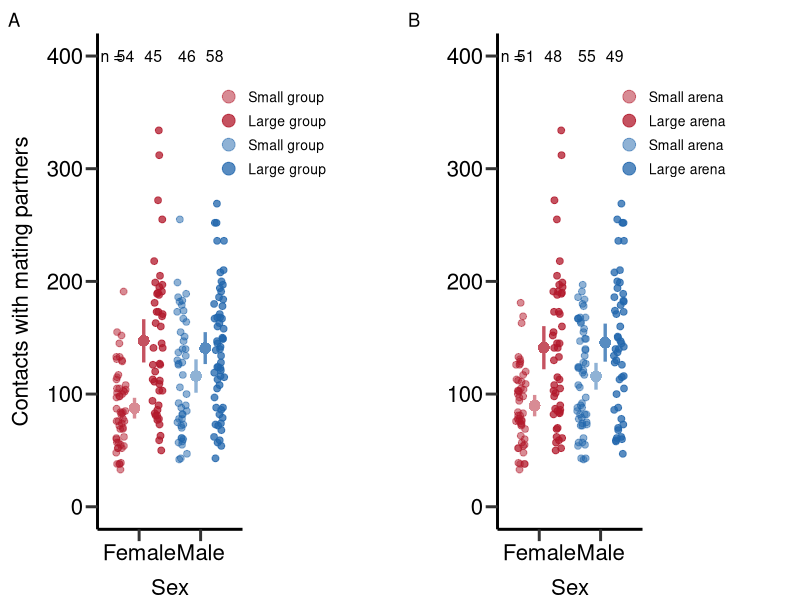

This chart was generated by the following R code:
## ---- chunk 1
rm(list = ls()) # Clear work environment

# Load R-packages ####
list_of_packages=cbind('ggeffects','ggplot2','gridExtra','lme4','lmerTest','readr','dplyr','EnvStats','cowplot','gridGraphics','car','RColorBrewer','boot','data.table','base','ICC','knitr')
lapply(list_of_packages, require, character.only = TRUE) 

# Load data set ####
D_data=read_delim("./data/Data_Winkler_et_al_2023_Denstiy.csv",";", escape_double = FALSE, trim_ws = TRUE)

# Set factors and levels for factors
D_data$Week=as.factor(D_data$Week)
D_data$Sex=as.factor(D_data$Sex)
D_data$Gr_size=as.factor(D_data$Gr_size)
D_data$Gr_size <- factor(D_data$Gr_size, levels=c("SG","LG"))
D_data$Arena=as.factor(D_data$Arena)

## Subset data set ####
### Data according to denstiy ####
D_data_0.26=D_data[D_data$Treatment=='D = 0.26',]
D_data_0.52=D_data[D_data$Treatment=='D = 0.52',]
D_data_0.67=D_data[D_data$Treatment=='D = 0.67',]
D_data_1.33=D_data[D_data$Treatment=='D = 1.33',]

### Subset data by sex ####
D_data_m=D_data[D_data$Sex=='M',]
D_data_f=D_data[D_data$Sex=='F',]

### Calculate data relativized within treatment and sex ####
# Small group + large Area
D_data_0.26=D_data[D_data$Treatment=='D = 0.26',]

D_data_0.26$rel_m_RS=NA
D_data_0.26$rel_m_prop_RS=NA
D_data_0.26$rel_m_cMS=NA
D_data_0.26$rel_m_InSuc=NA
D_data_0.26$rel_m_feSuc=NA
D_data_0.26$rel_m_pFec=NA
D_data_0.26$rel_m_PS=NA
D_data_0.26$rel_m_pFec_compl=NA

D_data_0.26$rel_f_RS=NA
D_data_0.26$rel_f_prop_RS=NA
D_data_0.26$rel_f_cMS=NA
D_data_0.26$rel_f_fec_pMate=NA

D_data_0.26$rel_m_RS=D_data_0.26$m_RS/mean(D_data_0.26$m_RS,na.rm=T)
D_data_0.26$rel_m_prop_RS=D_data_0.26$m_prop_RS/mean(D_data_0.26$m_prop_RS,na.rm=T)
D_data_0.26$rel_m_cMS=D_data_0.26$m_cMS/mean(D_data_0.26$m_cMS,na.rm=T)
D_data_0.26$rel_m_InSuc=D_data_0.26$m_InSuc/mean(D_data_0.26$m_InSuc,na.rm=T)
D_data_0.26$rel_m_feSuc=D_data_0.26$m_feSuc/mean(D_data_0.26$m_feSuc,na.rm=T)
D_data_0.26$rel_m_pFec=D_data_0.26$m_pFec/mean(D_data_0.26$m_pFec,na.rm=T)
D_data_0.26$rel_m_PS=D_data_0.26$m_PS/mean(D_data_0.26$m_PS,na.rm=T)
D_data_0.26$rel_m_pFec_compl=D_data_0.26$m_pFec_compl/mean(D_data_0.26$m_pFec_compl,na.rm=T)

D_data_0.26$rel_f_RS=D_data_0.26$f_RS/mean(D_data_0.26$f_RS,na.rm=T)
D_data_0.26$rel_f_prop_RS=D_data_0.26$f_prop_RS/mean(D_data_0.26$f_prop_RS,na.rm=T)
D_data_0.26$rel_f_cMS=D_data_0.26$f_cMS/mean(D_data_0.26$f_cMS,na.rm=T)
D_data_0.26$rel_f_fec_pMate=D_data_0.26$f_fec_pMate/mean(D_data_0.26$f_fec_pMate,na.rm=T)

# Large group + large Area
D_data_0.52=D_data[D_data$Treatment=='D = 0.52',]
#Relativize data

D_data_0.52$rel_m_RS=NA
D_data_0.52$rel_m_prop_RS=NA
D_data_0.52$rel_m_cMS=NA
D_data_0.52$rel_m_InSuc=NA
D_data_0.52$rel_m_feSuc=NA
D_data_0.52$rel_m_pFec=NA
D_data_0.52$rel_m_PS=NA
D_data_0.52$rel_m_pFec_compl=NA

D_data_0.52$rel_f_RS=NA
D_data_0.52$rel_f_prop_RS=NA
D_data_0.52$rel_f_cMS=NA
D_data_0.52$rel_f_fec_pMate=NA

D_data_0.52$rel_m_RS=D_data_0.52$m_RS/mean(D_data_0.52$m_RS,na.rm=T)
D_data_0.52$rel_m_prop_RS=D_data_0.52$m_prop_RS/mean(D_data_0.52$m_prop_RS,na.rm=T)
D_data_0.52$rel_m_cMS=D_data_0.52$m_cMS/mean(D_data_0.52$m_cMS,na.rm=T)
D_data_0.52$rel_m_InSuc=D_data_0.52$m_InSuc/mean(D_data_0.52$m_InSuc,na.rm=T)
D_data_0.52$rel_m_feSuc=D_data_0.52$m_feSuc/mean(D_data_0.52$m_feSuc,na.rm=T)
D_data_0.52$rel_m_pFec=D_data_0.52$m_pFec/mean(D_data_0.52$m_pFec,na.rm=T)
D_data_0.52$rel_m_PS=D_data_0.52$m_PS/mean(D_data_0.52$m_PS,na.rm=T)
D_data_0.52$rel_m_pFec_compl=D_data_0.52$m_pFec_compl/mean(D_data_0.52$m_pFec_compl,na.rm=T)

D_data_0.52$rel_f_RS=D_data_0.52$f_RS/mean(D_data_0.52$f_RS,na.rm=T)
D_data_0.52$rel_f_prop_RS=D_data_0.52$f_prop_RS/mean(D_data_0.52$f_prop_RS,na.rm=T)
D_data_0.52$rel_f_cMS=D_data_0.52$f_cMS/mean(D_data_0.52$f_cMS,na.rm=T)
D_data_0.52$rel_f_fec_pMate=D_data_0.52$f_fec_pMate/mean(D_data_0.52$f_fec_pMate,na.rm=T)

# Small group + small Area
D_data_0.67=D_data[D_data$Treatment=='D = 0.67',]
#Relativize data
D_data_0.67$rel_m_RS=NA
D_data_0.67$rel_m_prop_RS=NA
D_data_0.67$rel_m_cMS=NA
D_data_0.67$rel_m_InSuc=NA
D_data_0.67$rel_m_feSuc=NA
D_data_0.67$rel_m_pFec=NA
D_data_0.67$rel_m_PS=NA
D_data_0.67$rel_m_pFec_compl=NA

D_data_0.67$rel_f_RS=NA
D_data_0.67$rel_f_prop_RS=NA
D_data_0.67$rel_f_cMS=NA
D_data_0.67$rel_f_fec_pMate=NA

D_data_0.67$rel_m_RS=D_data_0.67$m_RS/mean(D_data_0.67$m_RS,na.rm=T)
D_data_0.67$rel_m_prop_RS=D_data_0.67$m_prop_RS/mean(D_data_0.67$m_prop_RS,na.rm=T)
D_data_0.67$rel_m_cMS=D_data_0.67$m_cMS/mean(D_data_0.67$m_cMS,na.rm=T)
D_data_0.67$rel_m_InSuc=D_data_0.67$m_InSuc/mean(D_data_0.67$m_InSuc,na.rm=T)
D_data_0.67$rel_m_feSuc=D_data_0.67$m_feSuc/mean(D_data_0.67$m_feSuc,na.rm=T)
D_data_0.67$rel_m_pFec=D_data_0.67$m_pFec/mean(D_data_0.67$m_pFec,na.rm=T)
D_data_0.67$rel_m_PS=D_data_0.67$m_PS/mean(D_data_0.67$m_PS,na.rm=T)
D_data_0.67$rel_m_pFec_compl=D_data_0.67$m_pFec_compl/mean(D_data_0.67$m_pFec_compl,na.rm=T)

D_data_0.67$rel_f_RS=D_data_0.67$f_RS/mean(D_data_0.67$f_RS,na.rm=T)
D_data_0.67$rel_f_prop_RS=D_data_0.67$f_prop_RS/mean(D_data_0.67$f_prop_RS,na.rm=T)
D_data_0.67$rel_f_cMS=D_data_0.67$f_cMS/mean(D_data_0.67$f_cMS,na.rm=T)
D_data_0.67$rel_f_fec_pMate=D_data_0.67$f_fec_pMate/mean(D_data_0.67$f_fec_pMate,na.rm=T)

# Large group + small Area
D_data_1.33=D_data[D_data$Treatment=='D = 1.33',]
#Relativize data

D_data_1.33$rel_m_RS=NA
D_data_1.33$rel_m_prop_RS=NA
D_data_1.33$rel_m_cMS=NA
D_data_1.33$rel_m_InSuc=NA
D_data_1.33$rel_m_feSuc=NA
D_data_1.33$rel_m_pFec=NA
D_data_1.33$rel_m_PS=NA
D_data_1.33$rel_m_pFec_compl=NA

D_data_1.33$rel_f_RS=NA
D_data_1.33$rel_f_prop_RS=NA
D_data_1.33$rel_f_cMS=NA
D_data_1.33$rel_f_fec_pMate=NA

D_data_1.33$rel_m_RS=D_data_1.33$m_RS/mean(D_data_1.33$m_RS,na.rm=T)
D_data_1.33$rel_m_prop_RS=D_data_1.33$m_prop_RS/mean(D_data_1.33$m_prop_RS,na.rm=T)
D_data_1.33$rel_m_cMS=D_data_1.33$m_cMS/mean(D_data_1.33$m_cMS,na.rm=T)
D_data_1.33$rel_m_InSuc=D_data_1.33$m_InSuc/mean(D_data_1.33$m_InSuc,na.rm=T)
D_data_1.33$rel_m_feSuc=D_data_1.33$m_feSuc/mean(D_data_1.33$m_feSuc,na.rm=T)
D_data_1.33$rel_m_pFec=D_data_1.33$m_pFec/mean(D_data_1.33$m_pFec,na.rm=T)
D_data_1.33$rel_m_PS=D_data_1.33$m_PS/mean(D_data_1.33$m_PS,na.rm=T)
D_data_1.33$rel_m_pFec_compl=D_data_1.33$m_pFec_compl/mean(D_data_1.33$m_pFec_compl,na.rm=T)

D_data_1.33$rel_f_RS=D_data_1.33$f_RS/mean(D_data_1.33$f_RS,na.rm=T)
D_data_1.33$rel_f_prop_RS=D_data_1.33$f_prop_RS/mean(D_data_1.33$f_prop_RS,na.rm=T)
D_data_1.33$rel_f_cMS=D_data_1.33$f_cMS/mean(D_data_1.33$f_cMS,na.rm=T)
D_data_1.33$rel_f_fec_pMate=D_data_1.33$f_fec_pMate/mean(D_data_1.33$f_fec_pMate,na.rm=T)

### Reduce treatments to arena and population size ####
# Arena size
D_data_Large_arena=rbind(D_data_0.26,D_data_0.52)
D_data_Small_arena=rbind(D_data_0.67,D_data_1.33)

# Population size
D_data_Small_pop=rbind(D_data_0.26,D_data_0.67)
D_data_Large_pop=rbind(D_data_0.52,D_data_1.33)

## Set figure schemes ####
# Set color-sets for figures
colpal=brewer.pal(4, 'Dark2')
colpal2=c("#b2182b","#2166AC")
colpal3=brewer.pal(4, 'Paired')

# Set theme for ggplot2 figures
fig_theme=theme(panel.border = element_blank(),
                plot.margin = margin(0,2.2,0,0.2,"cm"),
                plot.title = element_text(hjust = 0.5),
                panel.background = element_blank(),
                legend.key=element_blank(),
                panel.grid.major = element_blank(),
                panel.grid.minor = element_blank(), 
                legend.position = c(1.25, 0.8),
                plot.tag.position=c(0.01,0.98),
                legend.title = element_blank(),
                legend.text = element_text(colour="black", size=10),
                axis.line.x = element_line(colour = "black", size = 1),
                axis.line.y = element_line(colour = "black", size = 1),
                axis.text.x = element_text(face="plain", color="black", size=16, angle=0),
                axis.text.y = element_text(face="plain", color="black", size=16, angle=0),
                axis.title.x = element_text(size=16,face="plain", margin = margin(r=0,10,0,0)),
                axis.title.y = element_text(size=16,face="plain", margin = margin(r=10,0,0,0)),
                axis.ticks = element_line(size = 1),
                axis.ticks.length = unit(.3, "cm"))

## Create customized functions for analysis ####
# Create function to calculate standard error and upper/lower standard deviation
standard_error <- function(x) sd(x,na.rm=T) / sqrt(length(na.exclude(x)))
upper_CI <- function(x) mean(x,na.rm=T)+((standard_error(x))*qnorm(0.975))
lower_CI <- function(x) mean(x,na.rm=T)-((standard_error(x))*qnorm(0.975))

upper_SD <- function(x) mean(x,na.rm=T)+(sd(x)/2)
lower_SD <- function(x) mean(x,na.rm=T)-(sd(x)/2)
## ---- chunk 2
mean(D_data_m$N_contact_WT[D_data_m$Gr_size=='SG'],na.rm=T)
standard_error(D_data_m$N_contact_WT[D_data_m$Gr_size=='SG'])
## ---- chunk 3
mean(D_data_m$N_contact_WT[D_data_m$Gr_size=='LG'],na.rm=T)
standard_error(D_data_m$N_contact_WT[D_data_m$Gr_size=='LG'])
## ---- chunk 4
mean(D_data_m$N_contact_WT[D_data_m$Arena=='Large'],na.rm=T)
standard_error(D_data_m$N_contact_WT[D_data_m$Arena=='Large'])
## ---- chunk 5
mean(D_data_m$N_contact_WT[D_data_m$Arena=='Small'],na.rm=T)
standard_error(D_data_m$N_contact_WT[D_data_m$Arena=='Small'])
## ---- chunk 6
mod1=glm((as.numeric(N_contact_WT))~Gr_size*Arena,data=D_data_m,family = quasipoisson) # GLM for treatment effect on contact rates of males
summary(mod1)
Anova(mod1,type=2) # Compute p-values via type 2 ANOVA
## ---- chunk 7
tab1=as.data.frame(round(p.adjust(c(0.0021530,0.0004615,0.2541364), method = 'fdr'),digits=3),row.names=cbind('Group size','Arena size', 'Interaction'))
colnames(tab1)<-cbind('P-value')
tab1
## ---- chunk 8
mean(D_data_f$N_contact_WT[D_data_f$Gr_size=='SG'],na.rm=T)
standard_error(D_data_f$N_contact_WT[D_data_f$Gr_size=='SG'])
## ---- chunk 9
mean(D_data_f$N_contact_WT[D_data_f$Gr_size=='LG'],na.rm=T)
standard_error(D_data_f$N_contact_WT[D_data_f$Gr_size=='LG'])
## ---- chunk 10
mean(D_data_f$N_contact_WT[D_data_f$Arena=='Large'],na.rm=T)
standard_error(D_data_f$N_contact_WT[D_data_f$Arena=='Large'])
## ---- chunk 11
mean(D_data_f$N_contact_WT[D_data_f$Arena=='Small'],na.rm=T)
standard_error(D_data_f$N_contact_WT[D_data_f$Arena=='Small'])
## ---- chunk 12
mod2=glm((as.numeric(N_contact_WT))~Gr_size*Arena,data=D_data_f,family = quasipoisson) # GLM for treatment effect on contact rates of females
summary(mod2)
Anova(mod2,type=2) # Compute p-values via type 2 ANOVA
## ---- chunk 13
tab2=as.data.frame(round(p.adjust(c(2.432e-09, 1.084e-06,0.1754), method = 'fdr'),digits=3),row.names=cbind('Group size','Arena size', 'Interaction'))
colnames(tab2)<-cbind('P-value')
tab2
## ---- chunk 14
## Plot contact rates (Figure S1) ####
# Create factor for treatment categories
D_data$TreatCgroup <- factor(paste(D_data$Sex,D_data$Gr_size,  sep=" "), levels = c("F SG", "F LG", "M SG",'M LG'))

p1=ggplot(D_data, aes(x=Sex, y=as.numeric(N_contact_WT),fill=TreatCgroup, col=TreatCgroup,alpha=TreatCgroup)) +
   geom_point(position=position_jitterdodge(jitter.width=0.5,jitter.height = 0,dodge.width=1.2),shape=19, size = 2)+
  stat_summary(fun.min =lower_CI ,
               fun.max = upper_CI ,fun = mean,
               position=position_dodge2(0.3),col=c("#b2182b","#b2182b","#2166AC","#2166AC"),alpha=c(0.5,0.75,0.5,0.75),show.legend = F, linewidth = 1.15)+
  stat_summary(fun = mean,
               position=position_dodge2(0.3), size = 1,col=c("white","white","white","white"),alpha=c(1,1,1,1),show.legend = F, stroke = 0,linewidth = 1.2)+
  stat_summary(fun = mean,
               position=position_dodge2(0.3), size = 1,col=c("#b2182b","#b2182b","#2166AC","#2166AC"),alpha=c(0.5,0.75,0.5,0.75),show.legend = F, stroke = 0,linewidth = 1.2)+
  scale_color_manual(values=c(colpal2[1],colpal2[1],colpal2[2],colpal2[2]),name = "Treatment", labels = c('Small group','Large group','Small group','Large group'))+
  scale_fill_manual(values=c(colpal2[1],colpal2[1],colpal2[2],colpal2[2]),name = "Treatment", labels = c('Small group','Large group','Small group','Large group'))+
  scale_alpha_manual(values=c(0.5,0.75,0.5,0.75),name = "Treatment", labels = c('Small group','Large group','Small group','Large group'))+
  xlab('Sex')+ylab("Contacts with mating partners")+ggtitle('')+ theme(plot.title = element_text(hjust = 0.5))+
  scale_x_discrete(labels = c('Female','Male'),drop=FALSE)+ylim(0,400)+labs(tag = "A")+
  annotate("text",label='n =',x=0.55,y=400,size=4)+
  annotate("text",label='54',x=0.78,y=400,size=4)+
  annotate("text",label='45',x=1.23,y=400,size=4)+
  annotate("text",label='46',x=1.78,y=400,size=4)+
  annotate("text",label='58',x=2.23,y=400,size=4)+
  guides(colour = guide_legend(override.aes = list(size=4)))+
  fig_theme+theme( legend.position = c(1.2, 0.8))

# Create factor for treatment categories
D_data$TreatCarena <- factor(paste(D_data$Sex,D_data$Arena,  sep=" "), levels = c("F Large", "F Small", "M Large",'M Small'))

p2=ggplot(D_data, aes(x=Sex, y=as.numeric(N_contact_WT),fill=TreatCarena, col=TreatCarena,alpha=TreatCarena)) +
  geom_point(position=position_jitterdodge(jitter.width=0.5,jitter.height = 0,dodge.width=1.2),shape=19, size = 2)+
  stat_summary(fun.min =lower_CI ,
               fun.max = upper_CI ,fun = mean,
               position=position_dodge2(0.3),col=c("#b2182b","#b2182b","#2166AC","#2166AC"),alpha=c(0.5,0.75,0.5,0.75),show.legend = F, linewidth = 1.15)+
  stat_summary(fun = mean,
               position=position_dodge2(0.3), size = 1,col=c("white","white","white","white"),alpha=c(1,1,1,1),show.legend = F, stroke = 0,linewidth = 1.2)+
  stat_summary(fun = mean,
               position=position_dodge2(0.3), size = 1,col=c("#b2182b","#b2182b","#2166AC","#2166AC"),alpha=c(0.5,0.75,0.5,0.75),show.legend = F, stroke = 0,linewidth = 1.2)+
  scale_color_manual(values=c(colpal2[1],colpal2[1],colpal2[2],colpal2[2]),name = "Treatment", labels = c('Small arena','Large arena','Small arena','Large arena'))+
  scale_fill_manual(values=c(colpal2[1],colpal2[1],colpal2[2],colpal2[2]),name = "Treatment", labels = c('Small arena','Large arena','Small arena','Large arena'))+
  scale_alpha_manual(values=c(0.5,0.75,0.5,0.75),name = "Treatment", labels = c('Small arena','Large arena','Small arena','Large arena'))+
  xlab('Sex')+ylab("")+ggtitle('')+ theme(plot.title = element_text(hjust = 0.5))+
  scale_x_discrete(labels = c('Female','Male'),drop=FALSE)+ylim(0,400)+labs(tag = "B")+
  annotate("text",label='n =',x=0.55,y=400,size=4)+
  annotate("text",label='51',x=0.78,y=400,size=4)+
  annotate("text",label='48',x=1.23,y=400,size=4)+
  annotate("text",label='55',x=1.78,y=400,size=4)+
  annotate("text",label='49',x=2.23,y=400,size=4)+
  guides(colour = guide_legend(override.aes = list(size=4)))+
  fig_theme+theme( legend.position = c(1.2, 0.8))

# Arrange figures
Figure_S1<-grid.arrange(grobs = list(p1+theme(plot.margin = unit(c(0.2,4,0,0.3), "cm")),p2+theme(plot.margin = unit(c(0.2,4,0,0.3), "cm"))), nrow = 1,ncol=2, widths=c(2.3, 2.3))
Figure_S1<-plot_grid(Figure_S1, ncol=1, rel_heights=c(0.1, 1))
## ---- chunk 15
## Bootstrapping the variance in contact rates ####
# Male
# Large group size

D_data_Large_pop_M_Contact_n <-as.vector(D_data_Large_pop$N_contact_WT[D_data_Large_pop$Sex=='M'])
c <- function(d, i){
  d2 <- d[i]
  return(sd(d2, na.rm=TRUE)/mean(d2, na.rm=TRUE))
}
Large_pop_M_Contact_bootvar <- boot(D_data_Large_pop_M_Contact_n, c, R=10000)

# Small group size
D_data_Small_pop_M_Contact_n <-as.vector(D_data_Small_pop$N_contact_WT[D_data_Large_pop$Sex=='M'])

Small_pop_M_Contact_bootvar <- boot(D_data_Small_pop_M_Contact_n, c, R=10000)

# Large arena
D_data_Large_arena_M_Contact_n <-as.vector(D_data_Large_arena$N_contact_WT[D_data_Large_pop$Sex=='M'])

Large_arena_M_Contact_bootvar <- boot(D_data_Large_arena_M_Contact_n, c, R=10000)

# Small arena  
D_data_Small_arena_M_Contact_n <-as.vector(D_data_Small_arena$N_contact_WT[D_data_Large_pop$Sex=='M'])

Small_arena_M_Contact_bootvar <- boot(D_data_Small_arena_M_Contact_n, c, R=10000)

# Female
# Large group size
D_data_Large_pop_F_Contact_n <-as.vector(D_data_Large_pop$N_contact_WT[D_data_Large_pop$Sex=='F'])

Large_pop_F_Contact_bootvar <- boot(D_data_Large_pop_F_Contact_n, c, R=10000)

# Small group size
D_data_Small_pop_F_Contact_n <-as.vector(D_data_Small_pop$N_contact_WT[D_data_Large_pop$Sex=='F'])

Small_pop_F_Contact_bootvar <- boot(D_data_Small_pop_F_Contact_n, c, R=10000)

# Large arena
D_data_Large_arena_F_Contact_n <-as.vector(D_data_Large_arena$N_contact_WT[D_data_Large_pop$Sex=='F'])

Large_arena_F_Contact_bootvar <- boot(D_data_Large_arena_F_Contact_n, c, R=10000)

# Small arena  
D_data_Small_arena_F_Contact_n <-as.vector(D_data_Small_arena$N_contact_WT[D_data_Large_pop$Sex=='F'])

Small_arena_F_Contact_bootvar <- boot(D_data_Small_arena_F_Contact_n, c, R=10000)

# Extract data and write results table
PhenVarBoot_Table_Male_Small_pop_Contact <- as.data.frame(cbind("Male", "Small population size", "Contacts with pot. partners", as.numeric(mean(Small_pop_M_Contact_bootvar$t)), quantile(Small_pop_M_Contact_bootvar$t,.025, names = FALSE), quantile(Small_pop_M_Contact_bootvar$t,.975, names = FALSE)))
PhenVarBoot_Table_Male_Large_pop_Contact <- as.data.frame(cbind("Male", "Large population size", "Contacts with pot. partners", as.numeric(mean(Large_pop_M_Contact_bootvar$t)), quantile(Large_pop_M_Contact_bootvar$t,.025, names = FALSE), quantile(Large_pop_M_Contact_bootvar$t,.975, names = FALSE)))
PhenVarBoot_Table_Female_Small_pop_Contact <- as.data.frame(cbind("Female", "Small population size", "Contacts with pot. partners", as.numeric(mean(Small_pop_F_Contact_bootvar$t)), quantile(Small_pop_F_Contact_bootvar$t,.025, names = FALSE), quantile(Small_pop_F_Contact_bootvar$t,.975, names = FALSE)))
PhenVarBoot_Table_Female_Large_pop_Contact <- as.data.frame(cbind("Female", "Large population size", "Contacts with pot. partners", as.numeric(mean(Large_pop_F_Contact_bootvar$t)), quantile(Large_pop_F_Contact_bootvar$t,.025, names = FALSE), quantile(Large_pop_F_Contact_bootvar$t,.975, names = FALSE)))
PhenVarBoot_Table_Male_Small_arena_Contact <- as.data.frame(cbind("Male", "Small arena size", "Contacts with pot. partners", as.numeric(mean(Small_arena_M_Contact_bootvar$t)), quantile(Small_arena_M_Contact_bootvar$t,.025, names = FALSE), quantile(Small_arena_M_Contact_bootvar$t,.975, names = FALSE)))
PhenVarBoot_Table_Male_Large_arena_Contact <- as.data.frame(cbind("Male", "Large arena size", "Contacts with pot. partners", as.numeric(mean(Large_arena_M_Contact_bootvar$t)), quantile(Large_arena_M_Contact_bootvar$t,.025, names = FALSE), quantile(Large_arena_M_Contact_bootvar$t,.975, names = FALSE)))
PhenVarBoot_Table_Female_Small_arena_Contact <- as.data.frame(cbind("Female", "Small arena size", "Contacts with pot. partners", as.numeric(mean(Small_arena_F_Contact_bootvar$t)), quantile(Small_arena_F_Contact_bootvar$t,.025, names = FALSE), quantile(Small_arena_F_Contact_bootvar$t,.975, names = FALSE)))
PhenVarBoot_Table_Female_Large_arena_Contact <- as.data.frame(cbind("Female", "Large arena size", "Contacts with pot. partners", as.numeric(mean(Large_arena_F_Contact_bootvar$t)), quantile(Large_arena_F_Contact_bootvar$t,.025, names = FALSE), quantile(Large_arena_F_Contact_bootvar$t,.975, names = FALSE)))

Table_VarCont <- as.data.frame(as.matrix(rbind(PhenVarBoot_Table_Male_Small_pop_Contact,PhenVarBoot_Table_Male_Large_pop_Contact,
                                               PhenVarBoot_Table_Female_Small_pop_Contact,PhenVarBoot_Table_Female_Large_pop_Contact,
                                               PhenVarBoot_Table_Male_Small_arena_Contact,PhenVarBoot_Table_Male_Large_arena_Contact,
                                               PhenVarBoot_Table_Female_Small_arena_Contact,PhenVarBoot_Table_Female_Large_arena_Contact)))

is.table(Table_VarCont)
colnames(Table_VarCont)[1] <- "Sex"
colnames(Table_VarCont)[2] <- "Treatment"
colnames(Table_VarCont)[3] <- "Trait"
colnames(Table_VarCont)[4] <- "Variance"
colnames(Table_VarCont)[5] <- "l95_CI"
colnames(Table_VarCont)[6] <- "u95_CI"
Table_VarCont[,4]=round(as.numeric(Table_VarCont[,4]),digits=2)
Table_VarCont[,5]=round(as.numeric(Table_VarCont[,5]),digits=2)
Table_VarCont[,6]=round(as.numeric(Table_VarCont[,6]),digits=2)

rm(c) # Remove bootstrapping function
## ---- chunk 16
kable(Table_VarCont)
## ---- chunk 17
## Permutation test for treatment comparison of contact rates ####
# Male
# Group size
Treat_diff_Male_pop_Contact=c(Large_pop_M_Contact_bootvar$t)-c(Small_pop_M_Contact_bootvar$t)

t_Treat_diff_Male_pop_Contact=mean(Treat_diff_Male_pop_Contact,na.rm=TRUE)
t_Treat_diff_Male_pop_Contact_lower=quantile(Treat_diff_Male_pop_Contact,.025,na.rm=TRUE)
t_Treat_diff_Male_pop_Contact_upper=quantile(Treat_diff_Male_pop_Contact,.975,na.rm=TRUE)

#Permutation test to calculate p value
comb_data=c(D_data_Large_pop$N_contact_WT[D_data_Large_pop$Sex=='M'],D_data_Small_pop$N_contact_WT[D_data_Small_pop$Sex=='M'])

diff.observed = sd(na.omit((D_data_Large_pop$N_contact_WT[D_data_Large_pop$Sex=='M'])))/mean(na.omit((D_data_Large_pop$N_contact_WT[D_data_Large_pop$Sex=='M'])))-sd(na.omit((D_data_Small_pop$N_contact_WT[D_data_Small_pop$Sex=='M'])))/mean(na.omit((D_data_Small_pop$N_contact_WT[D_data_Small_pop$Sex=='M'])))

number_of_permutations = 100000
diff.random = NULL
for (i in 1 : number_of_permutations) {
  
  # Sample from the combined data set
  a.random = sample (na.omit(comb_data), length(c(D_data_Large_pop$N_contact_WT[D_data_Large_pop$Sex=='M'])), TRUE)
  b.random = sample (na.omit(comb_data), length(c(D_data_Small_pop$N_contact_WT[D_data_Small_pop$Sex=='M'])), TRUE)
  
  # Null (permuated) difference
  diff.random[i] =  sd(na.omit(a.random))/mean(na.omit(a.random))-sd(na.omit(b.random))/mean(na.omit(b.random))
}

# P-value is the fraction of how many times the permuted difference is equal or more extreme than the observed difference

t_Treat_diff_Male_pop_Contact_p = sum(abs(diff.random) >= as.numeric(abs(diff.observed)))/   number_of_permutations

# Arena
Treat_diff_Male_arena_Contact=c(Small_arena_M_Contact_bootvar$t)-c(Large_arena_M_Contact_bootvar$t)

t_Treat_diff_Male_arena_Contact=mean(Treat_diff_Male_arena_Contact,na.rm=TRUE)
t_Treat_diff_Male_arena_Contact_lower=quantile(Treat_diff_Male_arena_Contact,.025,na.rm=TRUE)
t_Treat_diff_Male_arena_Contact_upper=quantile(Treat_diff_Male_arena_Contact,.975,na.rm=TRUE)

#Permutation test to calculate p value
comb_data=c(D_data_Large_arena$N_contact_WT[D_data_Large_arena$Sex=='M'],D_data_Small_arena$N_contact_WT[D_data_Small_arena$Sex=='M'])

diff.observed = sd(na.omit((D_data_Small_arena$N_contact_WT[D_data_Small_arena$Sex=='M'])))/mean(na.omit((D_data_Small_arena$N_contact_WT[D_data_Small_arena$Sex=='M'])))-sd(na.omit((D_data_Large_arena$N_contact_WT[D_data_Large_arena$Sex=='M'])))/mean(na.omit((D_data_Large_arena$N_contact_WT[D_data_Large_arena$Sex=='M']))) 

number_of_permutations = 100000
diff.random = NULL
for (i in 1 : number_of_permutations) {
  
  # Sample from the combined data set
  b.random = sample (na.omit(comb_data), length(c(D_data_Large_arena$N_contact_WT[D_data_Large_arena$Sex=='M'])), TRUE)
  a.random = sample (na.omit(comb_data), length(c(D_data_Small_arena$N_contact_WT[D_data_Small_arena$Sex=='M'])), TRUE)
  
  # Null (permuated) difference
  diff.random[i] =  sd(na.omit(a.random))/mean(na.omit(a.random))-sd(na.omit(b.random))/mean(na.omit(b.random))
}

t_Treat_diff_Male_arena_Contact_p = sum(abs(diff.random) >= as.numeric(abs(diff.observed)))/   number_of_permutations

# Female
# Group size
Treat_diff_Female_pop_Contact=c(Large_pop_F_Contact_bootvar$t)-c(Small_pop_F_Contact_bootvar$t)

t_Treat_diff_Female_pop_Contact=mean(Treat_diff_Female_pop_Contact,na.rm=TRUE)
t_Treat_diff_Female_pop_Contact_lower=quantile(Treat_diff_Female_pop_Contact,.025,na.rm=TRUE)
t_Treat_diff_Female_pop_Contact_upper=quantile(Treat_diff_Female_pop_Contact,.975,na.rm=TRUE)

#Permutation test to calculate p value
comb_data=c(D_data_Large_pop$N_contact_WT[D_data_Large_pop$Sex=='F'],D_data_Small_pop$N_contact_WT[D_data_Small_pop$Sex=='F'])

diff.observed = sd(na.omit((D_data_Large_pop$N_contact_WT[D_data_Large_pop$Sex=='F'])))/mean(na.omit((D_data_Large_pop$N_contact_WT[D_data_Large_pop$Sex=='F'])))- sd(na.omit((D_data_Small_pop$N_contact_WT[D_data_Small_pop$Sex=='F'])))/mean(na.omit((D_data_Small_pop$N_contact_WT[D_data_Small_pop$Sex=='F'])))

number_of_permutations = 100000
diff.random = NULL
for (i in 1 : number_of_permutations) {
  
  # Sample from the combined data set
  a.random = sample (na.omit(comb_data), length(c(D_data_Large_pop$N_contact_WT[D_data_Large_pop$Sex=='F'])), TRUE)
  b.random = sample (na.omit(comb_data), length(c(D_data_Small_pop$N_contact_WT[D_data_Small_pop$Sex=='F'])), TRUE)
  
  # Null (permuated) difference
  diff.random[i] =  sd(na.omit(a.random))/mean(na.omit(a.random))-sd(na.omit(b.random))/mean(na.omit(b.random))
}

t_Treat_diff_Female_pop_Contact_p = sum(abs(diff.random) >= as.numeric(abs(diff.observed)))/   number_of_permutations

# Arena
Treat_diff_Female_arena_Contact=c(Small_arena_F_Contact_bootvar$t)-c(Large_arena_F_Contact_bootvar$t)

t_Treat_diff_Female_arena_Contact=mean(Treat_diff_Female_arena_Contact,na.rm=TRUE)
t_Treat_diff_Female_arena_Contact_lower=quantile(Treat_diff_Female_arena_Contact,.025,na.rm=TRUE)
t_Treat_diff_Female_arena_Contact_upper=quantile(Treat_diff_Female_arena_Contact,.975,na.rm=TRUE)

#Permutation test to calculate p value
comb_data=c(D_data_Large_arena$N_contact_WT[D_data_Large_arena$Sex=='F'],D_data_Small_arena$N_contact_WT[D_data_Small_arena$Sex=='F'])

diff.observed = sd(na.omit((D_data_Small_arena$N_contact_WT[D_data_Small_arena$Sex=='F'])))/mean(na.omit((D_data_Small_arena$N_contact_WT[D_data_Small_arena$Sex=='F'])))-sd(na.omit((D_data_Large_arena$N_contact_WT[D_data_Large_arena$Sex=='F'])))/mean(na.omit((D_data_Large_arena$N_contact_WT[D_data_Large_arena$Sex=='F']))) 

number_of_permutations = 100000
diff.random = NULL
for (i in 1 : number_of_permutations) {
  
  # Sample from the combined data set
  b.random = sample (na.omit(comb_data), length(c(D_data_Large_arena$N_contact_WT[D_data_Large_arena$Sex=='F'])), TRUE)
  a.random = sample (na.omit(comb_data), length(c(D_data_Small_arena$N_contact_WT[D_data_Small_arena$Sex=='F'])), TRUE)
  
  # Null (permuated) difference
  diff.random[i] =  sd(na.omit(a.random))/mean(na.omit(a.random))-sd(na.omit(b.random))/mean(na.omit(b.random))
}

t_Treat_diff_Female_arena_Contact_p = sum(abs(diff.random) >= as.numeric(abs(diff.observed)))/   number_of_permutations

# Extract data and write data table
CompTreat_Table_Male_pop_Contact <- as.data.frame(cbind("Male", "Group size", "Contacts with pot. partners", t_Treat_diff_Male_pop_Contact, t_Treat_diff_Male_pop_Contact_lower, t_Treat_diff_Male_pop_Contact_upper, t_Treat_diff_Male_pop_Contact_p))
names(CompTreat_Table_Male_pop_Contact)=c('V1','V2','V3','V4','V5','V6','V7')
CompTreat_Table_Female_pop_Contact <- as.data.frame(cbind("Female", "Group size", "Contacts with pot. partners", t_Treat_diff_Female_pop_Contact, t_Treat_diff_Female_pop_Contact_lower, t_Treat_diff_Female_pop_Contact_upper, t_Treat_diff_Female_pop_Contact_p))
names(CompTreat_Table_Female_pop_Contact)=c('V1','V2','V3','V4','V5','V6','V7')
CompTreat_Table_Male_arena_Contact <- as.data.frame(cbind("Male", "Arena size", "Contacts with pot. partners", t_Treat_diff_Male_arena_Contact, t_Treat_diff_Male_arena_Contact_lower, t_Treat_diff_Male_arena_Contact_upper, t_Treat_diff_Male_arena_Contact_p))
names(CompTreat_Table_Male_arena_Contact)=c('V1','V2','V3','V4','V5','V6','V7')
CompTreat_Table_Female_arena_Contact <- as.data.frame(cbind("Female", "Arena size", "Contacts with pot. partners", t_Treat_diff_Female_arena_Contact, t_Treat_diff_Female_arena_Contact_lower, t_Treat_diff_Female_arena_Contact_upper, t_Treat_diff_Female_arena_Contact_p))
names(CompTreat_Table_Female_arena_Contact)=c('V1','V2','V3','V4','V5','V6','V7')

Table_varCont_TreatComp <- as.data.frame(as.matrix(rbind(CompTreat_Table_Male_pop_Contact,CompTreat_Table_Female_pop_Contact,
                                                         CompTreat_Table_Male_arena_Contact,CompTreat_Table_Female_arena_Contact)))

Table_varCont_TreatComp[,4]=as.numeric(Table_varCont_TreatComp[,4])
Table_varCont_TreatComp[,5]=as.numeric(Table_varCont_TreatComp[,5])
Table_varCont_TreatComp[,6]=as.numeric(Table_varCont_TreatComp[,6])
Table_varCont_TreatComp[,7]=as.numeric(Table_varCont_TreatComp[,7])

colnames(Table_varCont_TreatComp)[1] <- "Sex"
colnames(Table_varCont_TreatComp)[2] <- "Treatment"
colnames(Table_varCont_TreatComp)[3] <- "Trait"
colnames(Table_varCont_TreatComp)[4] <- "Variance"
colnames(Table_varCont_TreatComp)[5] <- "l95_CI"
colnames(Table_varCont_TreatComp)[6] <- "u95_CI"
colnames(Table_varCont_TreatComp)[7] <- "Adj. p-value"
Table_varCont_TreatComp[,7]=c(round(p.adjust(c(0.32852 ,0.61279   ), method = 'fdr'),digit=3),round(p.adjust(c(0.52590 ,0.24217    ), method = 'fdr'),digit=3))

Table_varCont_TreatComp[,4]=round(as.numeric(Table_varCont_TreatComp[,4]),digits=2)
Table_varCont_TreatComp[,5]=round(as.numeric(Table_varCont_TreatComp[,5]),digits=2)
Table_varCont_TreatComp[,6]=round(as.numeric(Table_varCont_TreatComp[,6]),digits=2)
Table_varCont_TreatComp[,7]=as.numeric(Table_varCont_TreatComp[,7])
rownames(Table_varCont_TreatComp) <- c()

round(p.adjust(c(0.32852 ,0.61279   ), method = 'fdr'),digit=3) # Calculate FDR adjusted p-values for males
round(p.adjust(c(0.52590 ,0.24217    ), method = 'fdr'),digit=3) # Calculate FDR adjusted p-values for females
## ---- chunk 18
kable(Table_varCont_TreatComp)
